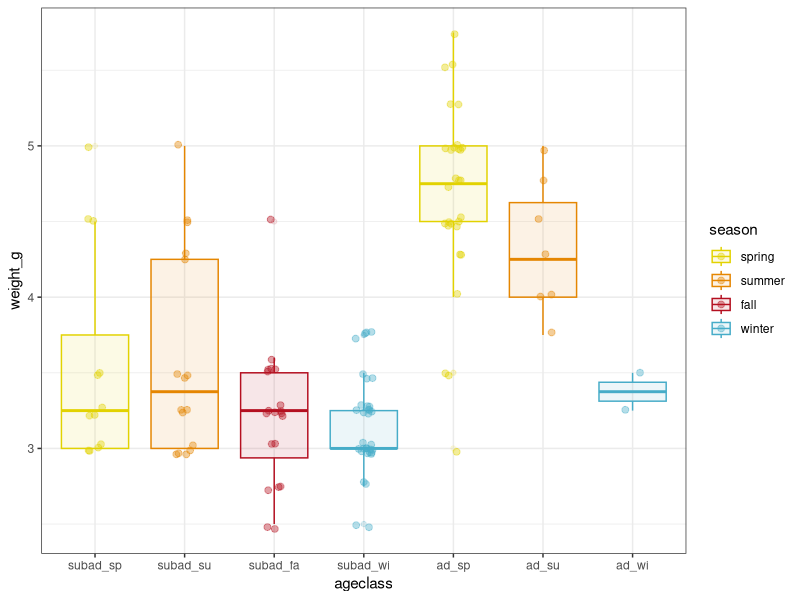
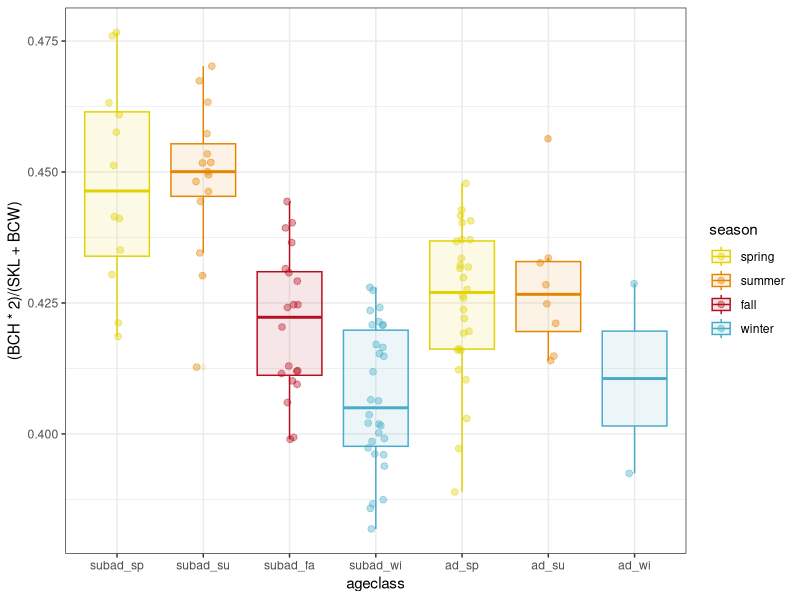
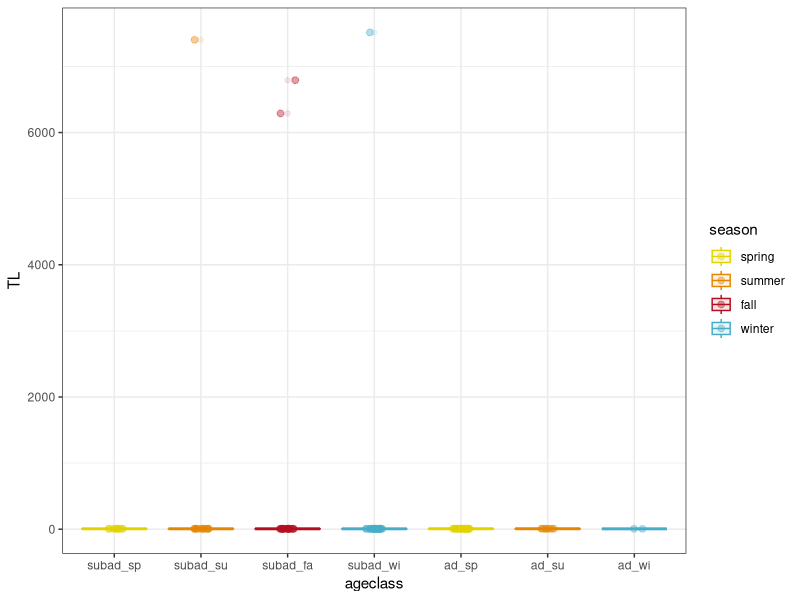

Recreate these plots in R, in order.
####################################################################################
## Dehnel's Phenomenon - Sorex cinereus analysis
## created 13 Dec 2023; last updated 13 Feb 2024
####################################################################################

library(ggplot2)

#########################################
# read specimen data & metadata
#########################################
soci.df <- read.csv("SOCI_metadata_crania_femora_ageclass.csv")
soci.df$season <- factor(soci.df$season, levels = c("spring", "summer", "fall", "winter"))
soci.df$ageclass <- factor(soci.df$ageclass, levels = c("subad_sp","subad_su","subad_fa","subad_wi","ad_sp","ad_su","ad_fa","ad_wi"))

#########################################
# averages by season
#########################################

aggregate(soci.df[,c("weight_g")] ~ soci.df$season, FUN = mean)
aggregate(soci.df[,c("BCH")] ~ soci.df$season, FUN = mean)
aggregate(soci.df[,c("TL")] ~ soci.df$season, FUN = mean)

#########################################
# ANOVAs by season
#########################################

weight.aov <- aov(weight_g ~ ageclass, data = soci.df)
TukeyHSD(weight.aov)
bch.aov <- aov(BCH ~ ageclass, data = soci.df)
TukeyHSD(bch.aov)
tl.aov <- aov(TL ~ ageclass, data = soci.df)
TukeyHSD(tl.aov)


#########################################
# BOXPLOTS of seasonal change
#########################################
seas.cols <- c("#E2D200", "#E58601", "#B40F20", "#46ACC8")

# body mass
ggplot(
	soci.df, 
	aes(x = ageclass, y = weight_g, colour = season, fill = season)
	) + 
geom_boxplot(
	alpha = 0.1
	) + 
geom_jitter(
	width = .1, cex = 2, alpha = 0.4
	) +
scale_colour_manual(values = seas.cols) +
scale_fill_manual(values = seas.cols) +
theme_bw()
	
# braincase heigh ratio
ggplot(
	soci.df, 
	aes(x = ageclass, y = (BCH*2)/(SKL+BCW), colour = season, fill = season)
	) + 
geom_boxplot(
	alpha = 0.1
	) + 
geom_jitter(
	width = .1, cex = 2, alpha = 0.4
	) +
scale_colour_manual(values = seas.cols) +
scale_fill_manual(values = seas.cols) +
theme_bw()

# femur length
ggplot(
	soci.df, 
	aes(x = ageclass, y = TL, colour = season, fill = season)
	) + 
geom_boxplot(
	alpha = 0.1
	) + 
geom_jitter(
	width = .1, cex = 2, alpha = 0.4
	) +
scale_colour_manual(values = seas.cols) +
scale_fill_manual(values = seas.cols) +
theme_bw()
